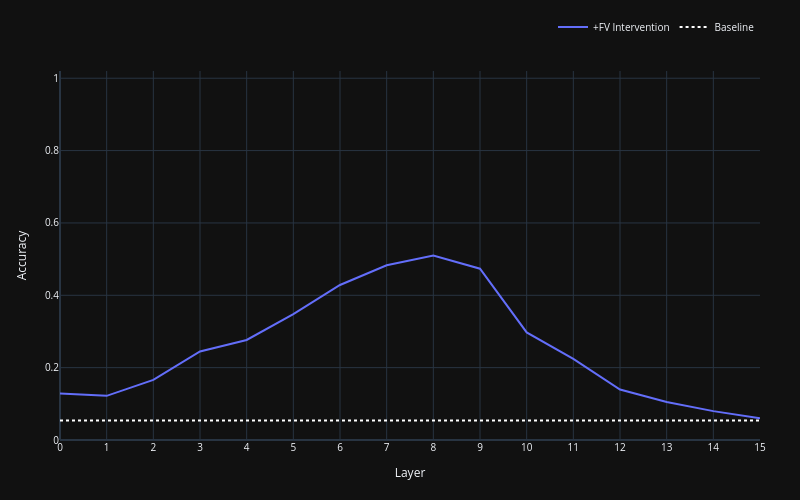

Here is the notebook cell this chart was saved with:
### Markdown cell above
## mean

### Code cell
result_path = os.path.join(result_folder,
        model_results_path)
inst_intervention_mean_acc_layer_sweep_across_datasets(results_dir=result_path,
    datasets=dataset_for_universal_head,
    top_k=0, universal_set=True, 
)

### Figure 1 — Plotly figure (JSON) as saved in the notebook; plotly's stock layout.template omitted (floating-point values rounded to 4 significant figures)
{"data": [{"mode": "lines", "name": "+FV Intervention", "text": ["0", "1", "2", "3", "4", "5", "6", "7", "8", "9", "10", "11", "12", "13", "14", "15"], "type": "scatter", "x": [0, 1, 2, 3, 4, 5, 6, 7, 8, 9, 10, 11, 12, 13, 14, 15], "y": [0.1285, 0.122, 0.166, 0.2448, 0.2765, 0.348, 0.4285, 0.483, 0.5099, 0.4734, 0.2973, 0.2244, 0.1395, 0.1049, 0.07984, 0.06013]}, {"line": {"color": "white", "dash": "dot", "width": 2}, "mode": "lines", "name": "Baseline", "text": ["0", "1", "2", "3", "4", "5", "6", "7", "8", "9", "10", "11", "12", "13", "14", "15"], "type": "scatter", "x": [0, 1, 2, 3, 4, 5, 6, 7, 8, 9, 10, 11, 12, 13, 14, 15], "y": [0.05377, 0.05377, 0.05377, 0.05377, 0.05377, 0.05377, 0.05377, 0.05377, 0.05377, 0.05377, 0.05377, 0.05377, 0.05377, 0.05377, 0.05377, 0.05377]}], "layout": {"font": {"size": 10}, "height": 500, "legend": {"orientation": "h", "x": 1, "xanchor": "right", "y": 1.08, "yanchor": "bottom"}, "margin": {"b": 60, "l": 60, "r": 40, "t": 60}, "width": 800, "xaxis": {"ticktext": ["0", "1", "2", "3", "4", "5", "6", "7", "8", "9", "10", "11", "12", "13", "14", "15"], "tickvals": [0, 1, 2, 3, 4, 5, 6, 7, 8, 9, 10, 11, 12, 13, 14, 15], "title": {"text": "Layer"}}, "yaxis": {"range": [0, 1.02], "title": {"text": "Accuracy"}}}}
